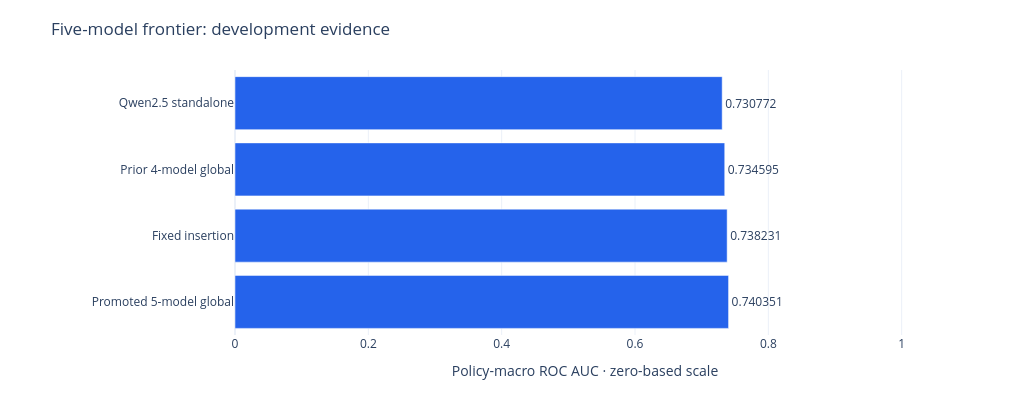

Notebook source saved alongside this figure:
### Markdown cell above
# 29 · Five-model frontier review

This public review summarizes the latest AWS-only diversity/ensemble work after the Qwen3-14B study. It uses **aggregate metrics only**. Raw comments, row-level predictions, exact ensemble weights, adapters, optimizer state, caches, credentials, and full cloud logs remain private.

The retained official Kaggle result remains **0.91808 public / 0.91425 private ROC AUC**. The five-model candidate below is development evidence, not a new leaderboard score.

### Code cell
import json
import html
from pathlib import Path
import pandas as pd
import plotly.graph_objects as go
from IPython.display import display

ROOT = Path.cwd().resolve()
while not (ROOT / "reports/checkpoints/five_model_frontier.json").is_file():
    if ROOT.parent == ROOT:
        raise RuntimeError("Open this notebook within the repository checkout")
    ROOT = ROOT.parent
record = json.loads((ROOT / 'reports/checkpoints/five_model_frontier.json').read_text())
rows = [
    ('Qwen2.5 standalone', record['full_oof']['qwen25_standalone_macro_auc']),
    ('Prior 4-model global', record['global_deployment_validation']['prior_four_model_global_macro_auc']),
    ('Fixed insertion', record['full_oof']['fixed_insertion_macro_auc']),
    ('Promoted 5-model global', record['global_deployment_validation']['promoted_five_model_global_macro_auc']),
]
frame = pd.DataFrame(rows, columns=['System', 'Policy-macro AUC'])
display(frame.round(6))
labels = frame['System'].tolist()
values = frame['Policy-macro AUC'].tolist()
fig = go.Figure(go.Bar(x=values, y=labels, orientation='h',
    text=[f'{value:.6f}' for value in values], textposition='outside',
    marker_color='#2563eb', cliponaxis=False))
fig.update_layout(template='plotly_white', title='Five-model frontier: development evidence',
    height=400, width=1020, margin=dict(l=235, r=85, t=70, b=65),
    xaxis=dict(title='Policy-macro ROC AUC · zero-based scale', range=[0, 1.05]),
    yaxis=dict(autorange='reversed'), showlegend=False)
svg = ['<svg xmlns="http://www.w3.org/2000/svg" width="1020" height="400" viewBox="0 0 1020 400">',
    '<rect width="1020" height="400" fill="white"/>',
    '<text x="24" y="34" font-size="20" font-family="Arial">Five-model frontier: development evidence</text>']
for i, (label, value) in enumerate(zip(labels, values, strict=True)):
    y = 80 + i * 60
    width = 620 * value / 1.05
    svg += [f'<text x="24" y="{y+18}" font-size="14" font-family="Arial">{html.escape(label)}</text>',
            f'<rect x="250" y="{y}" width="{width:.2f}" height="27" fill="#2563eb"/>',
            f'<text x="{258+width:.2f}" y="{y+18}" font-size="14" font-family="Arial">{value:.6f}</text>']
svg += ['<line x1="250" x2="250" y1="65" y2="330" stroke="#64748b"/>',
        '<text x="250" y="365" font-size="14" font-family="Arial">Policy-macro ROC AUC · zero-based scale</text>', '</svg>']
display({'application/vnd.plotly.v1+json': fig.to_plotly_json(),
         'image/svg+xml': ''.join(svg)}, raw=True)
print('Loaded public frontier checkpoint:', record['status'])
print('Rows:', record['development_cohort']['rows'], '| Policies:', record['development_cohort']['policies'])
print('PLOTLY_AND_SVG_RENDERED')

### Figure 1 — Plotly figure (JSON) as saved in the notebook; plotly's stock layout.template omitted (floating-point values rounded to 4 significant figures)
{"data": [{"cliponaxis": false, "marker": {"color": "#2563eb"}, "orientation": "h", "text": ["0.730772", "0.734595", "0.738231", "0.740351"], "textposition": "outside", "type": "bar", "x": [0.7308, 0.7346, 0.7382, 0.7404], "y": ["Qwen2.5 standalone", "Prior 4-model global", "Fixed insertion", "Promoted 5-model global"]}], "layout": {"height": 400, "margin": {"b": 65, "l": 235, "r": 85, "t": 70}, "showlegend": false, "title": {"text": "Five-model frontier: development evidence"}, "width": 1020, "xaxis": {"range": [0, 1.05], "title": {"text": "Policy-macro ROC AUC · zero-based scale"}}, "yaxis": {"autorange": "reversed"}}}
